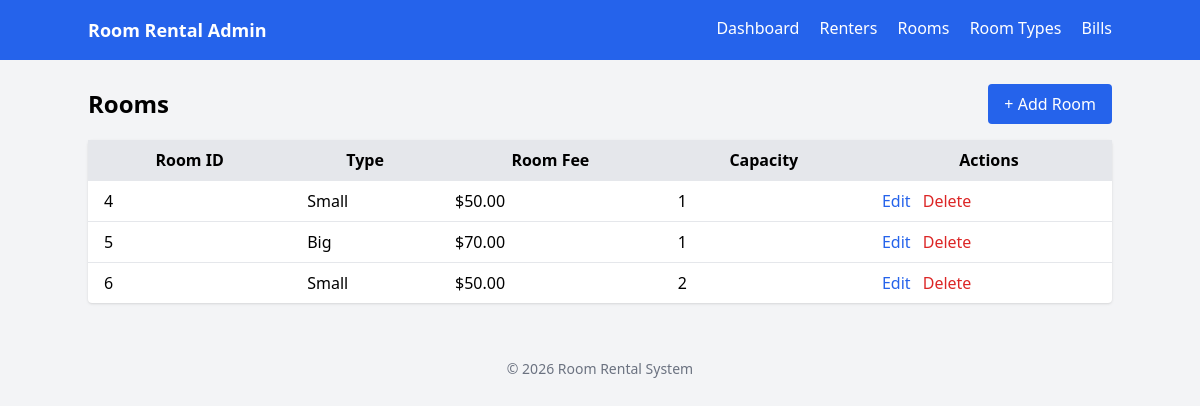
The page /rooms.php on the database its author committed.
### tables this page shows
CREATE TABLE IF NOT EXISTS `room` (
  `room_id` int NOT NULL,
  `room_type_id` int NOT NULL,
  `capacity` int DEFAULT NULL,
  PRIMARY KEY (`room_id`),
  KEY `room_type_id` (`room_type_id`)
);

CREATE TABLE IF NOT EXISTS `room_type` (
  `room_type_id` int NOT NULL AUTO_INCREMENT,
  `room_type_name` varchar(20) NOT NULL,
  `base_room_fee` decimal(10,2) NOT NULL,
  PRIMARY KEY (`room_type_id`),
  UNIQUE KEY `room_type_name` (`room_type_name`)
);

### public/rooms.php (the view)
<?php
include '../includes/db.php';
include '../includes/header.php';
$sql = "
SELECT r.room_id, rt.room_type_name, rt.base_room_fee, r.capacity
FROM room r
JOIN room_type rt ON r.room_type_id = rt.room_type_id
ORDER BY r.room_id
";
$stmt = $pdo->query($sql);
$rooms = $stmt->fetchAll();
?>
<div class="flex justify-between items-center mb-4">
    <h1 class="text-2xl font-bold">Rooms</h1>
    <a href="room_create.php"
       class="bg-blue-600 text-white px-4 py-2 rounded hover:bg-blue-700">
        + Add Room
    </a>
</div>
<table class="min-w-full bg-white rounded shadow">
<thead class="bg-gray-200">
<tr>
    <th class="px-4 py-2">Room ID</th>
    <th class="px-4 py-2">Type</th>
    <th class="px-4 py-2">Room Fee</th>
    <th class="px-4 py-2">Capacity</th>
    <th class="px-4 py-2">Actions</th>
</tr>
</thead>
<tbody>
<?php foreach ($rooms as $room): ?>
<tr class="border-t hover:bg-gray-50">
    <td class="px-4 py-2"><?= $room['room_id'] ?></td>
    <td class="px-4 py-2"><?= $room['room_type_name'] ?></td>
    <td class="px-4 py-2">$<?= number_format($room['base_room_fee'], 2) ?></td>
    <td class="px-4 py-2"><?= $room['capacity'] ?></td>
    <td class="px-4 py-2 space-x-2">
        <a href="room_edit.php?id=<?= $room['room_id'] ?>"
           class="text-blue-600 hover:underline">Edit</a>
        <a href="room_delete.php?id=<?= $room['room_id'] ?>"
           class="text-red-600 hover:underline"
           onclick="return confirm('Delete this room?')">Delete</a>
    </td>
</tr>
<?php endforeach; ?>
</tbody>
</table>
<?php include '../includes/footer.php'; ?>

### rows shown on the page
room: room_id "4", room_type.room_type_name "Small", room_type.base_room_fee "50.00", capacity "1"
room: room_id "5", room_type.room_type_name "Big", room_type.base_room_fee "70.00", capacity "1"
room: room_id "6", room_type.room_type_name "Small", room_type.base_room_fee "50.00", capacity "2"
